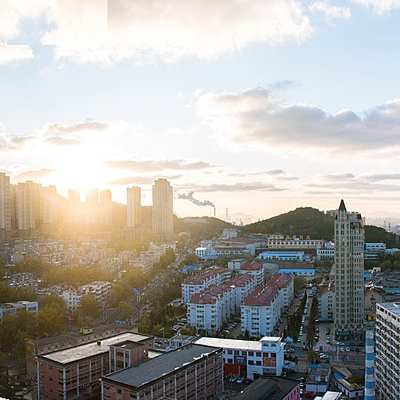
#> input picture Q2/data/example_2/1.png, 400 x 400 px
$ jupyter execute Q2.ipynb
#> lines starting #> are read from the running program, lines starting #| are printed output that depends on the picture; after the words box and inside, x2 and y2 are one past the last pixel; in counts of white or black regions, pixels touching at a corner belong together
<a href="https://colab.research.google.com/github/aryamanpathak2022/VR_Assignment1_ARYAMAN_IMT2022513/blob/main/Q2/Q2.ipynb" target="_parent"></a>

[cell 1]
import os
import numpy as np
import imutils
import cv2

from tqdm import tqdm

[cell 2]
# input from user
input_dir = input("Enter the input directory: ")
#> the answer given: data/example_2
output_dir = input("Enter the output directory: ")
#> the answer given: out.png

[cell 3]
# Load images and filter out non-numeric filenames
img_path = [os.path.join(input_dir, i) for i in os.listdir(input_dir) if os.path.splitext(i)[0].isdigit()]
assert len(img_path) > 0, "No valid images found in input folder"

# Sort by numeric filename
img_path.sort(key=lambda x: int(os.path.splitext(os.path.basename(x))[0]))

[cell 4]
# Read the first image
left_img = cv2.imread(img_path[0])
#> left_img is the input picture: shape (400, 400, 3); mean B, G, R 165.9, 169.9, 171.6
left_img = imutils.resize(left_img, width=600)
#> left_img: shape (600, 600, 3)
# cv2_imshow(left_img)
# cv2.waitKey(0)
# cv2.destroyAllWindows()

[cell 5]
from google.colab.patches import cv2_imshow

[cell 6]
#process
# Iterate through images
print(len(img_path))
for i in tqdm(range(1, len(img_path))):
    right_img = cv2.imread(img_path[i])
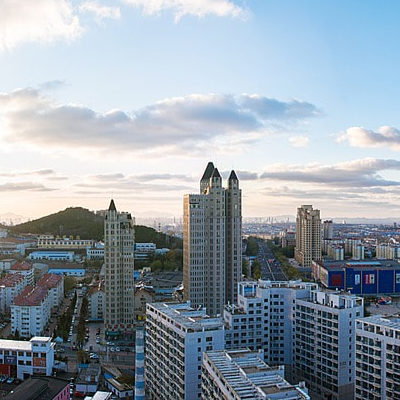
#> input picture Q2/data/example_2/2.png, 400 x 400 px
#> right_img is the input picture: shape (400, 400, 3); mean B, G, R 169.1, 159.1, 147.9
    right_img = imutils.resize(right_img, width=600)
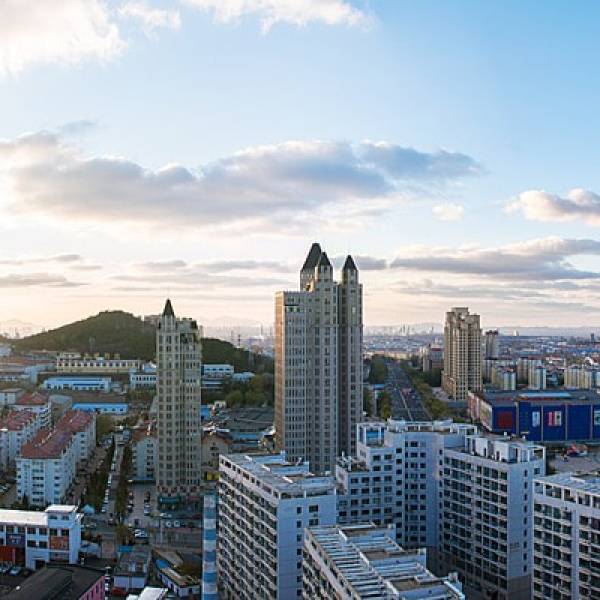
#> right_img: shape (600, 600, 3); mean B, G, R 169.2, 159.2, 148

    # Detect keypoints and descriptors using SIFT
    descriptor = cv2.SIFT_create()
    kpsA, desA = descriptor.detectAndCompute(left_img, None)
#> kpsA = 2736 keypoints; strongest (x, y, size): (513, 302, 3.2), (363, 587, 2), (573, 464, 3.3), (511, 590, 2.1)

    kpsB, desB = descriptor.detectAndCompute(right_img, None)
#> kpsB = 3956 keypoints; strongest (x, y, size): (168, 302, 3.2), (349, 257, 3), (18, 587, 2), (228, 464, 3.3)
    kpsA=np.float32([kp.pt for kp in kpsA]) #keypoints to float32 array
#> kpsA = 2736 pairs, first value 4.44 to 596.8, second value 166.4 to 597.2
    kpsB=np.float32([kp.pt for kp in kpsB]) #keypoints to float32 array
#> kpsB = 3956 pairs, first value 3.16 to 597.2, second value 13.39 to 597
    print(f"Keypoints in Left Image: {len(kpsA)}, Right Image: {len(kpsB)}")
#| Keypoints in Left Image: 2736, Right Image: 3956

    # Match keypoints using KNN
    matcher = cv2.BFMatcher()
    rawMatches = matcher.knnMatch(desA, desB, k=2)
#> rawMatches = 2736 matches

    matches = []
    for m in rawMatches:
        if len(m) == 2 and m[0].distance < m[1].distance * 0.75:
            matches.append((m[0].trainIdx, m[0].queryIdx))
#> after the loop, matches = 1478 pairs, first value 0 to 2977, second value 54 to 2734

    if len(matches) > 4:
        print(f"Using {len(matches)} matches to compute homography")
#| Using 1478 matches to compute homography
        # Extract (x, y) coordinates from keypoints
        ptsA = np.float32([kpsA[i] for (_, i) in matches])
#> ptsA = 1478 pairs, first value 25.37 to 596.7, second value 166.4 to 596.9
        ptsB = np.float32([kpsB[i] for (i, _) in matches])
#> ptsB = 1478 pairs, first value 3.16 to 457.9, second value 166.5 to 596.9

        # Compute homography
        H, status = cv2.findHomography(ptsA,ptsB, cv2.RANSAC, 5.0)
#> H = [[1, -2.22e-05, -345], [-9.59e-05, 1, 0.0289], [-2.18e-07, 8.71e-08, 1]]; status = 1478 values, max 1 at index 12, min 0 at index 0, mean 0.988

        if H is None:
          print("Homography matrix is None! Not enough matches?")
          continue

        print("Homography Matrix:\n", H)
#| Homography Matrix:
#|  [[ 9.99984380e-01 -2.22022039e-05 -3.44989312e+02]
#|  [-9.58854598e-05  9.99979042e-01  2.88523277e-02]
#|  [-2.17809444e-07  8.70821431e-08  1.00000000e+00]]
        # Warp left image to new perspective
        new_width = left_img.shape[1] + right_img.shape[1]  # Add extra padding
#> new_width = 1200
        new_height = max(left_img.shape[0], right_img.shape[0])
#> new_height = 600
        pano_img = cv2.warpPerspective(left_img, H, (new_width, new_height))
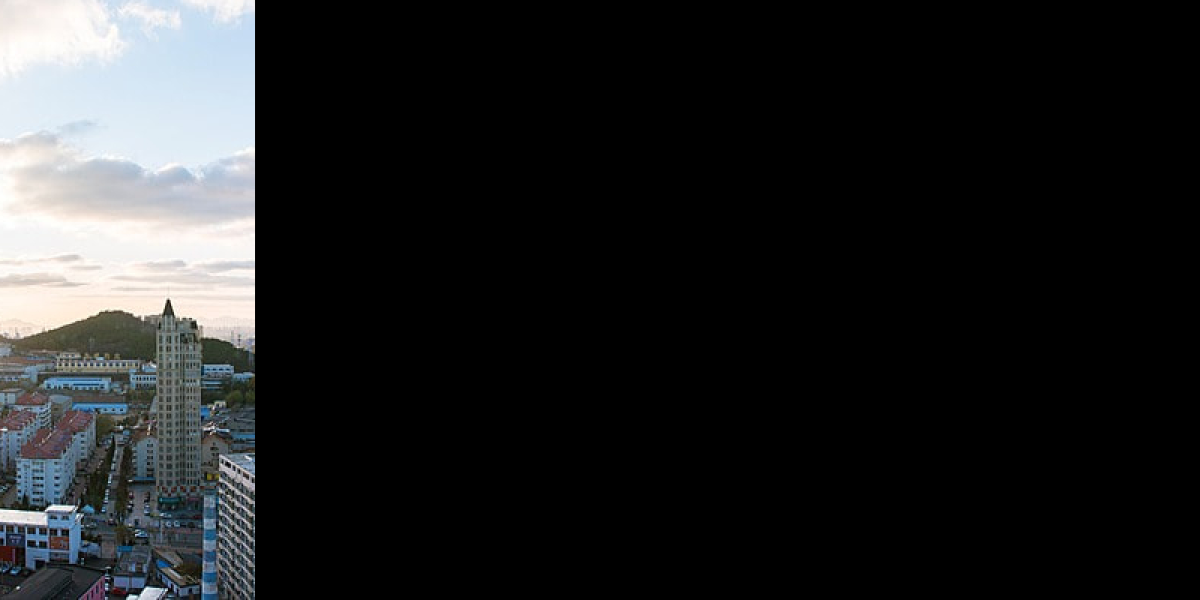
#> pano_img: shape (600, 1200, 3); mean B, G, R 35.3, 34.6, 33.5


        # Compute the minimum height and width to avoid size mismatch
        min_height = min(pano_img.shape[0], right_img.shape[0])
#> min_height = 600
        min_width = min(pano_img.shape[1], right_img.shape[1])
#> min_width = 600

        # Crop and merge the images
        pano_img[0:right_img.shape[0], 0:right_img.shape[1]] = right_img
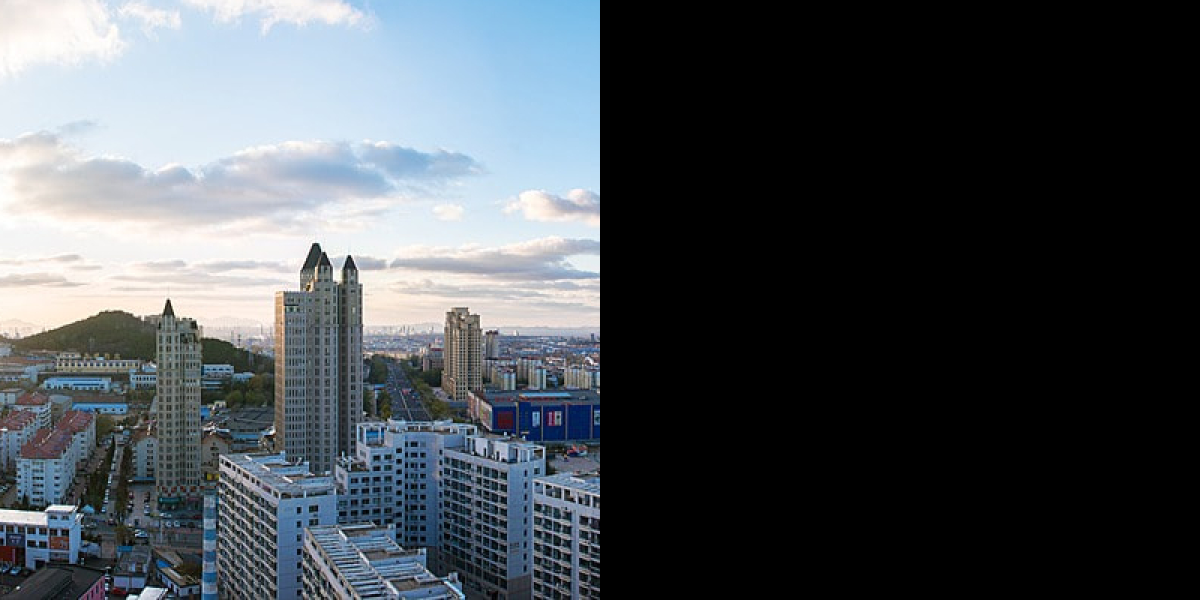
#> pano_img: shape (600, 1200, 3); mean B, G, R 84.6, 79.6, 74


        # Convert to grayscale and crop black regions
        gray = cv2.cvtColor(pano_img, cv2.COLOR_BGR2GRAY)
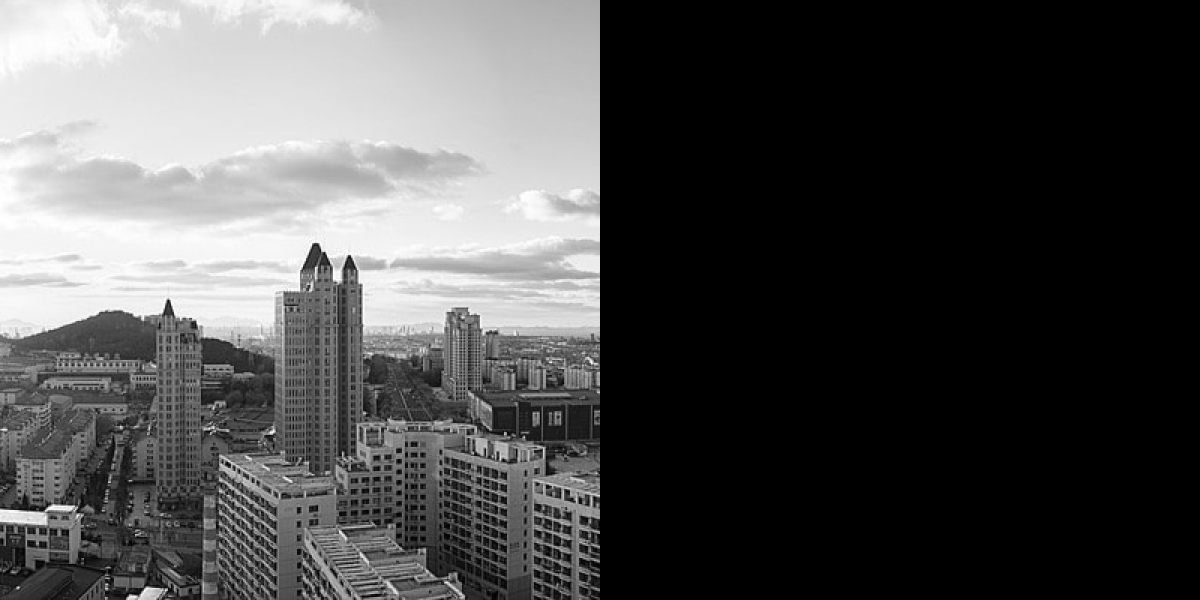
#> gray: shape (600, 1200); min 0, max 255, mean 78.5
        _, thresh = cv2.threshold(gray, 0, 255, cv2.THRESH_BINARY)
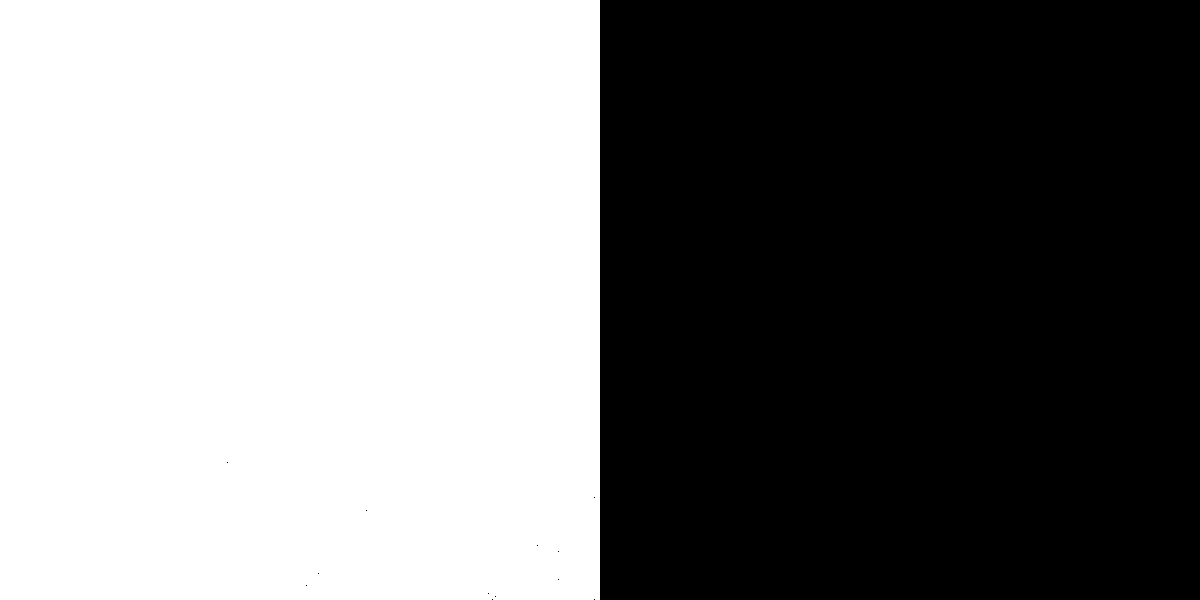
#> thresh: shape (600, 1200); 50% white; 1 white region
        contours, _ = cv2.findContours(thresh, cv2.RETR_EXTERNAL, cv2.CHAIN_APPROX_SIMPLE)
#> contours = 1 contour; box (x1, y1, x2, y2) and area: (0, 0, 600, 600) 358799

        if contours:
            x, y, w, h = cv2.boundingRect(contours[0])
#> x = 0; y = 0; w = 600; h = 600
            pano_img = pano_img[y:y+h-1, x:x+w-1]  # Crop non-black region
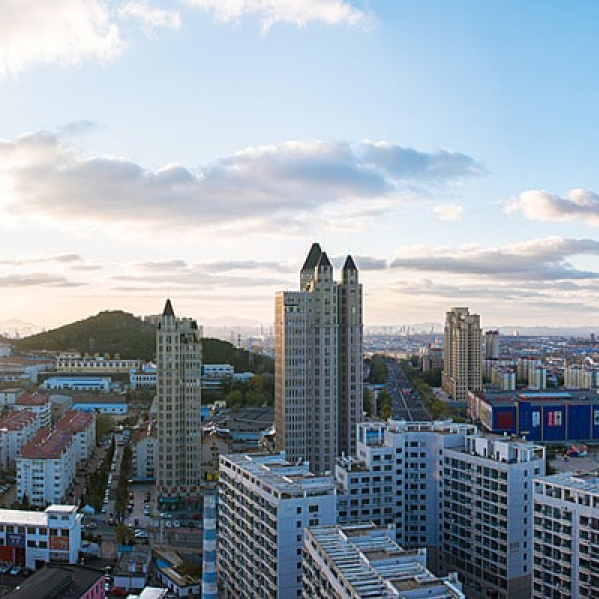
#> pano_img: shape (599, 599, 3); mean B, G, R 169.3, 159.3, 148.2

        left_img = pano_img.copy()  # Update left_img for next iteration

[cell 7]
cv2.imwrite(os.path.join(output_dir, "panorama.jpg"), left_img) # save the panoroma to output dir
#> Out = True
